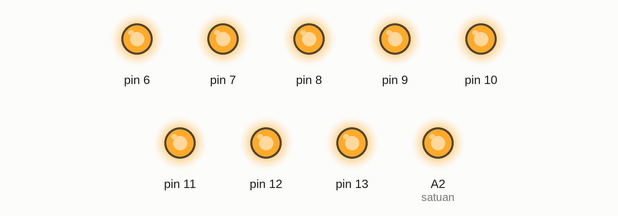
The sketch below on a simulated Arduino Uno, built with avr-gcc and run on an emulated ATmega328P. Shown: output pins drawn as LEDs (lit = HIGH).

Above: at 0.1 s.
Timing chart, 0 to 1.6 s (numbered marks = the images above):
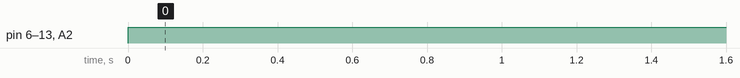

The sketch:

BASIC_I0_SHIELD_-_7SEG_ANGKA_8_SATUAN.ino
```cpp
#define a       6
#define b       7
#define c       8
#define d       9
#define e       10
#define f       11
#define g       12
#define h       13
#define satuan  A2

void setup() {
  for(byte k=6; k<=13; k++)
    pinMode(k, OUTPUT);
  pinMode(satuan, OUTPUT);
}

void loop() {
  for(byte k=6; k<=13; k++)
    digitalWrite(k, HIGH);
  digitalWrite(satuan, HIGH);
}
```

Measured:
- by itself, pin 6–13, A2 (satuan): LOW → HIGH at 0.00 s
